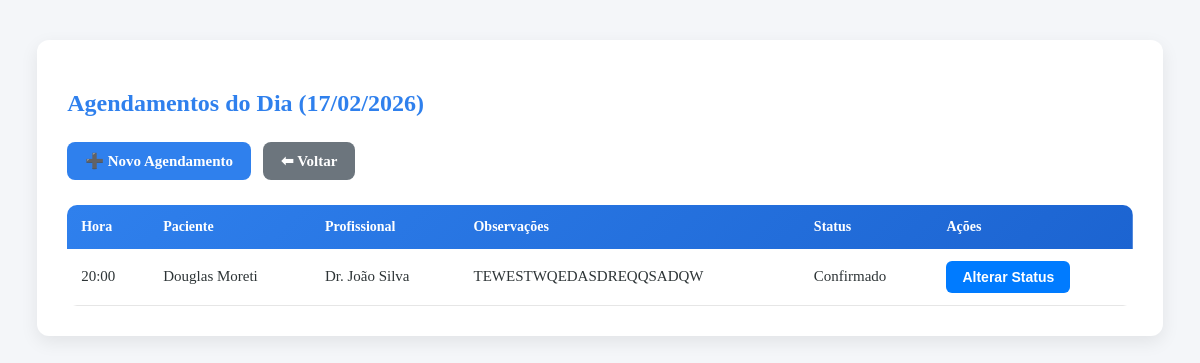
/agendamentos/agendamentos.php?data=2026-02-17, run on the app's committed database.
### tables this page shows
CREATE TABLE agendamentos (
    id INTEGER PRIMARY KEY AUTOINCREMENT,
    paciente_id INTEGER NOT NULL,
    profissional_id INTEGER NOT NULL,
    data DATE NOT NULL,
    hora TIME NOT NULL,
    status TEXT NOT NULL,
    observacoes TEXT,

    FOREIGN KEY (paciente_id) REFERENCES pacientes(id),
    FOREIGN KEY (profissional_id) REFERENCES profissionais(id)
);

CREATE TABLE pacientes (
    id INTEGER PRIMARY KEY AUTOINCREMENT,
    nome TEXT NOT NULL,
    cpf TEXT UNIQUE,
    data_nascimento DATE,
    telefone TEXT,
    email TEXT,
    endereco TEXT,
    observacoes TEXT,
    created_at DATETIME DEFAULT CURRENT_TIMESTAMP
, ativo INTEGER DEFAULT 1);

CREATE TABLE profissionais (
    id INTEGER PRIMARY KEY AUTOINCREMENT,
    nome TEXT NOT NULL,
    cro TEXT UNIQUE,
    especialidade TEXT,
    telefone TEXT,
    ativo INTEGER DEFAULT 1
);

### agendamentos/controller.php (called while the page is built, shortened)
<?php
function listarAgendamentosPorData($db, $data) {
    $sql = "
        SELECT
            a.id,
            a.hora,
            p.nome AS paciente,
            pr.nome AS profissional,
            a.observacoes,
            a.status
        FROM agendamentos a
        JOIN pacientes p ON a.paciente_id = p.id
        JOIN profissionais pr ON a.profissional_id = pr.id
        WHERE a.data = :data AND a.status IN ('Agendado', 'Confirmado')
        ORDER BY a.hora
    ";
    $stmt = $db->prepare($sql);
    $stmt->execute([':data' => $data]);
    return $stmt->fetchAll(PDO::FETCH_ASSOC);
}

### agendamentos/agendamentos.php (the view, shortened to what this page needs)
<?php
require_once 'controller.php';
$dataSelecionada = $_GET['data'] ?? date('Y-m-d');
$agendamentos = listarAgendamentosPorData($db, $dataSelecionada);
?>
<!DOCTYPE html>
<html lang="pt-br">
    <head>
        <link rel="stylesheet" href="../assets/css/style-agendamentos.css">
    </head>
    <body id="agendamentos-page">
        <div class="agendamentos-container">
            <h2 class="agendamentos-title">
                Agendamentos do Dia (<?= date('d/m/Y', strtotime($dataSelecionada)) ?>)
            </h2>
            <div class="agendamentos-menu">
                <a href="novo.php?data=<?= $dataSelecionada ?>" class="agendamentos-btn">➕ Novo Agendamento</a>
                <a href="calendario.php" class="agendamentos-btn-sec">⬅ Voltar</a>
            </div>
            <div class="agendamentos-table-wrapper">
                <table class="agendamentos-table">
                    <thead>
                        <tr>
                            <th>Hora</th>
                            <th>Paciente</th>
                            <th>Profissional</th>
                            <th>Observações</th>
                            <th>Status</th>
                            <th>Ações</th>
                        </tr>
                    </thead>
                    <tbody>
                        <?php foreach ($agendamentos as $a): ?>
                        <tr>
                            <td><?= htmlspecialchars($a['hora']) ?></td>
                            <td><?= htmlspecialchars($a['paciente']) ?></td>
                            <td><?= htmlspecialchars($a['profissional']) ?></td>
                            <td><?= htmlspecialchars($a['observacoes']) ?></td>
                            <td><?= htmlspecialchars($a['status']) ?></td>
                            <td>
                                <button
                                    type="button"
                                    class="abrir-modal"
                                    data-id="<?= $a['id'] ?>"
                                    data-nome="<?= htmlspecialchars($a['paciente']) ?>">
                                    Alterar Status
                                </button>
                            </td>
                        </tr>
                        <?php endforeach; ?>
                    </tbody>
                </table>
            </div>
        </div>
    </body>
</html>

### assets/css/style-agendamentos.css (style rules this page uses)
#agendamentos-page { background-color: #f4f6f9; color: #2d3436; font-size: 15px; }
#agendamentos-page .agendamentos-container { width: 90%; max-width: 1100px; margin: 40px auto; background: #ffffff; padding: 30px; border-radius: 12px; box-shadow: 0 6px 18px rgba(0,0,0,0.08); }
#agendamentos-page .agendamentos-title { font-size: 24px; margin-bottom: 25px; color: #2f80ed; font-weight: 600; }
#agendamentos-page .agendamentos-menu { display: flex; gap: 12px; margin-bottom: 25px; flex-wrap: wrap; }
#agendamentos-page .agendamentos-btn, #agendamentos-page .agendamentos-btn-sec { background: #2f80ed; text-decoration: none; color: #fff; padding: 10px 18px; border-radius: 8px; font-weight: bold; transition: 0.3s ease; display: inline-block; }
#agendamentos-page .agendamentos-btn-sec { background: #6c757d; }
#agendamentos-page .agendamentos-table-wrapper { overflow-x: auto; }
#agendamentos-page .agendamentos-table { width: 100%; border-collapse: collapse; border-radius: 10px; overflow: hidden; }
#agendamentos-page .agendamentos-table thead { background: linear-gradient(135deg, #2f80ed, #1c64d1); }
#agendamentos-page .agendamentos-table th { padding: 14px; text-align: left; color: #ffffff; font-weight: 600; font-size: 14px; }
#agendamentos-page .agendamentos-table td { padding: 12px 14px; border-bottom: 1px solid #e6e6e6; }
.abrir-modal { padding: 8px 16px; background: #007BFF; color: #fff; border: none; border-radius: 6px; cursor: pointer; font-size: 14px; font-weight: 600; transition: background 0.3s, transform 0.2s; }

### data on the page
agendamentos: hora "20:00", paciente.nome "Douglas Moreti", profissional.nome "Dr. João Silva", observacoes "TEWESTWQEDASDREQQSADQW", status "Confirmado"
